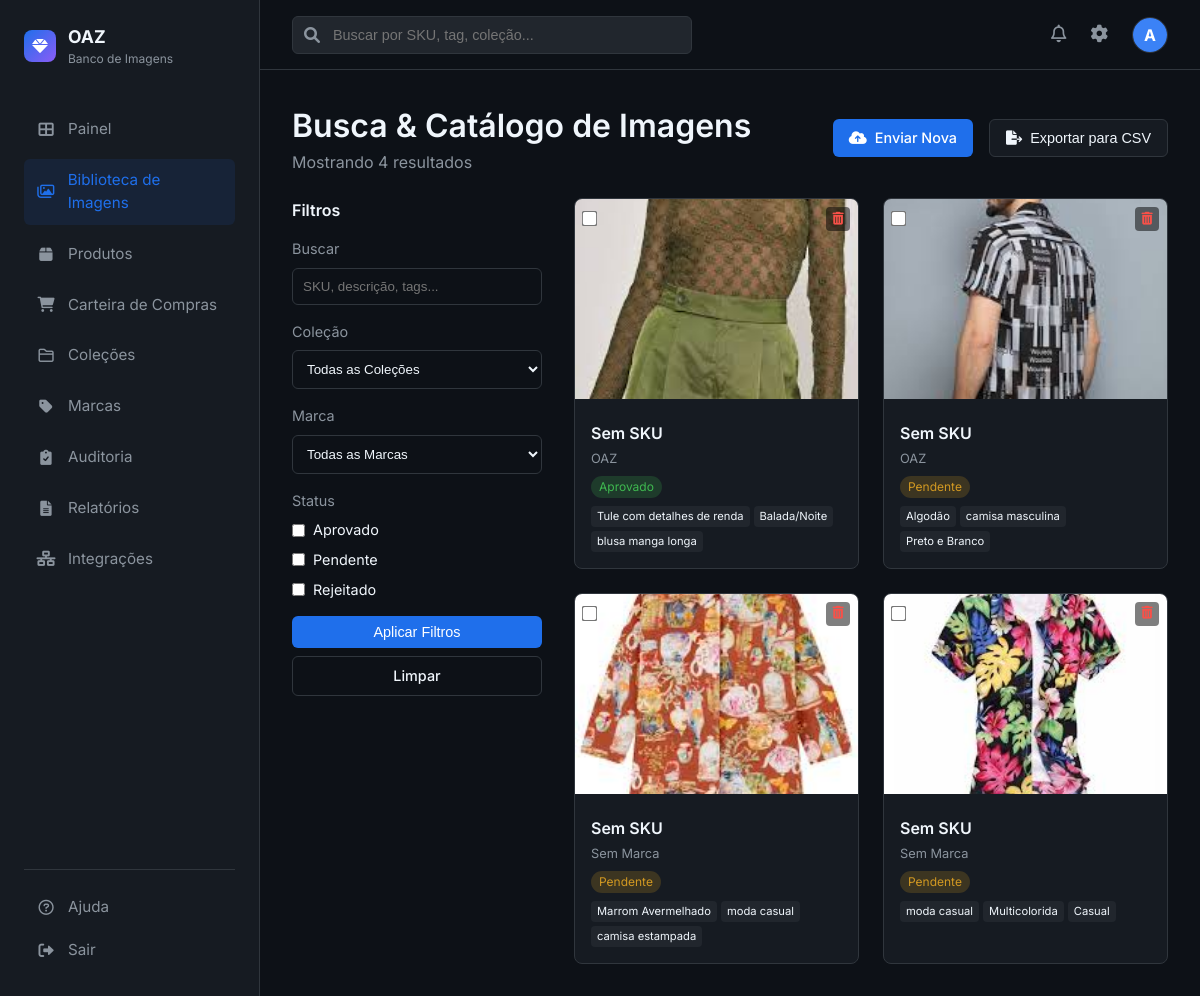
The app's page /catalog (signed in) with its own data.
### app.py (models this page shows, shortened)
class User(UserMixin, db.Model):
    id = db.Column(db.Integer, primary_key=True)
    username = db.Column(db.String(80), unique=True, nullable=False)
    email = db.Column(db.String(120), unique=True, nullable=False)
    password_hash = db.Column(db.String(128))

class Image(db.Model):
    id = db.Column(db.Integer, primary_key=True)
    filename = db.Column(db.String(255), nullable=False)
    original_name = db.Column(db.String(255), nullable=False)
    storage_path = db.Column(db.String(500))  # Path in Object Storage (e.g., /bucket/images/file.jpg)
    description = db.Column(db.Text)
    sku = db.Column(db.String(50))
    brand_id = db.Column(db.Integer, db.ForeignKey('brand.id'))
    status = db.Column(db.String(20), default='Pendente')
    upload_date = db.Column(db.DateTime, default=datetime.utcnow)
    shooting_date = db.Column(db.Date)
    photographer = db.Column(db.String(100))
    unique_code = db.Column(db.String(50), unique=True)
    collection_id = db.Column(db.Integer, db.ForeignKey('collection.id'))
    uploader_id = db.Column(db.Integer, db.ForeignKey('user.id'))
    tags = db.Column(db.Text)
    ai_item_type = db.Column(db.String(100))
    ai_color = db.Column(db.String(50))
    ai_material = db.Column(db.String(100))
    ai_pattern = db.Column(db.String(50))
    ai_style = db.Column(db.String(50))
    items = db.relationship('ImageItem', backref='image', lazy=True, cascade='all, delete-orphan')
    @property
    def image_url(self):
        if self.storage_path:
            return self.storage_path
        return f"/static/uploads/{self.filename}"

class Brand(db.Model):
    id = db.Column(db.Integer, primary_key=True)
    name = db.Column(db.String(100), nullable=False, unique=True)
    description = db.Column(db.Text)
    created_at = db.Column(db.DateTime, default=datetime.utcnow)
    images = db.relationship('Image', backref='brand_ref', lazy=True)

### app.py (the view, shortened to what this page needs)
@app.route('/catalog')
@login_required
def catalog():
    status_filter = request.args.getlist('status')
    collection_filter = request.args.get('collection_id')
    brand_filter = request.args.get('brand_id')
    search_query = request.args.get('q', '').strip()
    query = Image.query
    if status_filter:
        query = query.filter(Image.status.in_(status_filter))
    if collection_filter and collection_filter != 'all':
        query = query.filter_by(collection_id=collection_filter)
    if brand_filter and brand_filter != 'all':
        query = query.filter_by(brand_id=brand_filter)
    images = query.order_by(Image.upload_date.desc()).all()
    collections = Collection.query.all()
    brands = Brand.query.order_by(Brand.name).all()
    for img in images:
        if img.tags:
            try:
                img.tag_list = json.loads(img.tags)
            except:
                img.tag_list = []
        else:
            img.tag_list = []
    return render_template('images/catalog.html', images=images, collections=collections, brands=brands, search_query=search_query)

### templates/images/catalog.html (shortened to what this page needs)
{% extends "base.html" %}
{% block content %}
<div style="display: flex; justify-content: space-between; align-items: center; margin-bottom: 1.5rem;">
    <div>
        <h1>Busca & Catálogo de Imagens</h1>
        <p style="color: var(--text-secondary);">Mostrando {{ images|length }} resultados</p>
    </div>
    <div style="display: flex; gap: 1rem;">
        <a href="{{ url_for('upload') }}" class="btn btn-primary">
            <i class="fas fa-cloud-upload-alt"></i> Enviar Nova
        </a>
        <button class="btn"
            style="background: var(--bg-secondary); border: 1px solid var(--border-color); color: var(--text-primary);">
            <i class="fas fa-file-export"></i> Exportar para CSV
        </button>
    </div>
</div>
<div style="display: flex; gap: 2rem;">
    <div style="width: 250px; flex-shrink: 0;">
        <form action="{{ url_for('catalog') }}" method="GET" style="margin-bottom: 1.5rem;">
            <h3 style="font-size: 1rem; margin-bottom: 1rem;">Filtros</h3>
            <div style="margin-bottom: 1rem;">
                <label style="display: block; font-size: 0.9rem; margin-bottom: 0.5rem; color: var(--text-secondary);">Buscar</label>
                <input type="text" name="q" class="form-control" placeholder="SKU, descrição, tags..." value="{{ search_query or '' }}">
            </div>
            <div style="margin-bottom: 1rem;">
                <label style="display: block; font-size: 0.9rem; margin-bottom: 0.5rem; color: var(--text-secondary);">Coleção</label>
                <select name="collection_id" class="form-control">
                    <option value="all">Todas as Coleções</option>
                </select>
            </div>
            <div style="margin-bottom: 1rem;">
                <label style="display: block; font-size: 0.9rem; margin-bottom: 0.5rem; color: var(--text-secondary);">Marca</label>
                <select name="brand_id" class="form-control">
                    <option value="all">Todas as Marcas</option>
                </select>
            </div>
            <div style="margin-bottom: 1rem;">
                <label style="display: block; font-size: 0.9rem; margin-bottom: 0.5rem; color: var(--text-secondary);">Status</label>
                <div style="display: flex; flex-direction: column; gap: 0.5rem;">
                    <label style="display: flex; align-items: center; gap: 8px; font-size: 0.9rem;">
                        <input type="checkbox" name="status" value="Aprovado" {% if 'Aprovado' in request.args.getlist('status') %}checked{% endif %}> Aprovado
                    </label>
                    <label style="display: flex; align-items: center; gap: 8px; font-size: 0.9rem;">
                        <input type="checkbox" name="status" value="Pendente" {% if 'Pendente' in request.args.getlist('status') %}checked{% endif %}> Pendente
                    </label>
                    <label style="display: flex; align-items: center; gap: 8px; font-size: 0.9rem;">
                        <input type="checkbox" name="status" value="Rejeitado" {% if 'Rejeitado' in request.args.getlist('status') %}checked{% endif %}> Rejeitado
                    </label>
                </div>
            </div>
            <button type="submit" class="btn btn-primary" style="width: 100%; justify-content: center;">Aplicar Filtros</button>
            <a href="{{ url_for('catalog') }}" class="btn" style="width: 100%; justify-content: center; margin-top: 0.5rem; border: 1px solid var(--border-color); color: var(--text-primary);">Limpar</a>
        </form>
    </div>
    <div style="flex: 1;">
        <div class="image-grid">
            {% for image in images %}
            <div class="image-card">
                <div style="position: relative;">
                    <a href="{{ url_for('image_detail', id=image.id) }}">
                        <img src="{{ image.image_url }}" class="image-preview"
                            alt="{{ image.original_name }}">
                    </a>
                    <div style="position: absolute; top: 8px; left: 8px;">
                        <input type="checkbox" style="transform: scale(1.2);">
                    </div>
                    <div style="position: absolute; top: 8px; right: 8px;">
                        <form action="{{ url_for('delete_image', id=image.id) }}" method="POST"
                            onsubmit="return confirm('Deletar esta imagem?');">
                            <button type="submit"
                                style="background: rgba(0,0,0,0.5); border: none; color: #f85149; width: 24px; height: 24px; border-radius: 4px; cursor: pointer; display: flex; align-items: center; justify-content: center;">
                                <i class="fas fa-trash-alt" style="font-size: 0.8rem;"></i>
                            </button>
                        </form>
                    </div>
                </div>
                <div class="image-info">
                    <div class="image-title">{{ image.sku or 'Sem SKU' }}</div>
                    <div class="image-meta">{{ image.brand_ref.name if image.brand_ref else 'Sem Marca' }}</div>
                    <div class="status-badge status-{{ image.status.lower() }}">
                        {{ image.status }}
                    </div>
                    <div style="margin-top: 0.5rem; display: flex; gap: 4px; flex-wrap: wrap;">
                        {% for tag in image.tag_list[:3] %}
                        <span
                            style="font-size: 0.7rem; background: var(--bg-tertiary); padding: 2px 6px; border-radius: 4px;">{{
                            tag }}</span>
                        {% endfor %}
                    </div>
                </div>
            </div>
            {% else %}
            <div style="grid-column: 1 / -1; text-align: center; padding: 4rem; color: var(--text-secondary);">
                <i class="far fa-images" style="font-size: 3rem; margin-bottom: 1rem;"></i>
                <p>Nenhuma imagem encontrada. Envie algumas imagens para começar.</p>
            </div>
            {% endfor %}
        </div>
    </div>
</div>
{% endblock %}

### templates/base.html (shortened to what this page needs)
<!DOCTYPE html>
<html lang="pt-BR">
<head>
    <link rel="stylesheet" href="{{ url_for('static', filename='css/style.css') }}">
    <link href="https://cdnjs.cloudflare.com/ajax/libs/font-awesome/6.0.0/css/all.min.css" rel="stylesheet">
</head>
<body>
    <div class="app-container">
        <aside class="sidebar">
            <div class="logo-area">
                <div class="logo-icon">
                    <i class="fas fa-gem"></i>
                </div>
                <div>
                    <div style="font-weight: 700; font-size: 1.1rem;">OAZ</div>
                    <div style="font-size: 0.75rem; color: var(--text-secondary);">Banco de Imagens</div>
                </div>
            </div>
            <nav class="nav-menu">
                <a href="{{ url_for('dashboard') }}"
                    class="nav-item {% if request.endpoint == 'dashboard' %}active{% endif %}">
                    <i class="fas fa-th-large"></i>
                    <span>Painel</span>
                </a>
                <a href="{{ url_for('catalog') }}"
                    class="nav-item {% if request.endpoint == 'catalog' %}active{% endif %}">
                    <i class="far fa-images"></i>
                    <span>Biblioteca de Imagens</span>
                </a>
                <a href="{{ url_for('produtos') }}"
                    class="nav-item {% if request.endpoint in ['produtos', 'new_produto', 'edit_produto'] %}active{% endif %}">
                    <i class="fas fa-box"></i>
                    <span>Produtos</span>
                </a>
                <a href="{{ url_for('carteira') }}"
                    class="nav-item {% if request.endpoint in ['carteira', 'importar_carteira'] %}active{% endif %}">
                    <i class="fas fa-shopping-cart"></i>
                    <span>Carteira de Compras</span>
                </a>
                <a href="{{ url_for('collections') }}"
                    class="nav-item {% if request.endpoint == 'collections' %}active{% endif %}">
                    <i class="far fa-folder"></i>
                    <span>Coleções</span>
                </a>
                <a href="{{ url_for('brands') }}"
                    class="nav-item {% if request.endpoint == 'brands' %}active{% endif %}">
                    <i class="fas fa-tag"></i>
                    <span>Marcas</span>
                </a>
                <a href="{{ url_for('auditoria') }}"
                    class="nav-item {% if request.endpoint in ['auditoria', 'historico_sku', 'skus_pendentes'] %}active{% endif %}">
                    <i class="fas fa-clipboard-check"></i>
                    <span>Auditoria</span>
                </a>
                <a href="{{ url_for('reports') }}"
                    class="nav-item {% if request.endpoint == 'reports' %}active{% endif %}">
                    <i class="fas fa-file-alt"></i>
                    <span>Relatórios</span>
                </a>
                <a href="{{ url_for('integrations') }}"
                    class="nav-item {% if request.endpoint == 'integrations' %}active{% endif %}">
                    <i class="fas fa-network-wired"></i>
                    <span>Integrações</span>
                </a>
            </nav>
            <div class="bottom-menu">
                <a href="#" class="nav-item">
                    <i class="far fa-question-circle"></i>
                    <span>Ajuda</span>
                </a>
                <a href="{{ url_for('logout') }}" class="nav-item">
                    <i class="fas fa-sign-out-alt"></i>
                    <span>Sair</span>
                </a>
            </div>
        </aside>
        <main class="main-content">
            <header class="top-header">
                <div class="search-bar">
                    <i class="fas fa-search"></i>
                    <input type="text" placeholder="Buscar por SKU, tag, coleção...">
                </div>
                <div class="header-actions">
                    <button class="icon-btn"><i class="far fa-bell"></i></button>
                    <a href="{{ url_for('settings') }}" class="icon-btn"><i class="fas fa-cog"></i></a>
                    <div class="user-profile">
                        <div
                            style="width:100%; height:100%; background:#3b82f6; display:flex; align-items:center; justify-content:center; color:white; font-weight:bold;">
                            {{ current_user.username[0].upper() }}
                        </div>
                    </div>
                </div>
            </header>
            <div class="content-scroll">
                {% block content %}{% endblock %}
            </div>
        </main>
    </div>
</body>
</html>

### records on screen
User: username "A"
Image: image_url (picture), sku "Sem SKU", brand_ref "OAZ", status "Aprovado", 3 "Tule com detalhes de renda" "Balada/Noite" "blusa manga longa"
Image: image_url (picture), sku "Sem SKU", brand_ref "OAZ", status "Pendente", 3 "Algodão" "camisa masculina" "Preto e Branco"
Image: image_url (picture), sku "Sem SKU", brand_ref "Sem Marca", status "Pendente", 3 "Marrom Avermelhado" "moda casual" "camisa estampada"
Image: image_url (picture), sku "Sem SKU", brand_ref "Sem Marca", status "Pendente", 3 "moda casual" "Multicolorida" "Casual"

### other values on screen
{{ images|length }} "4"
